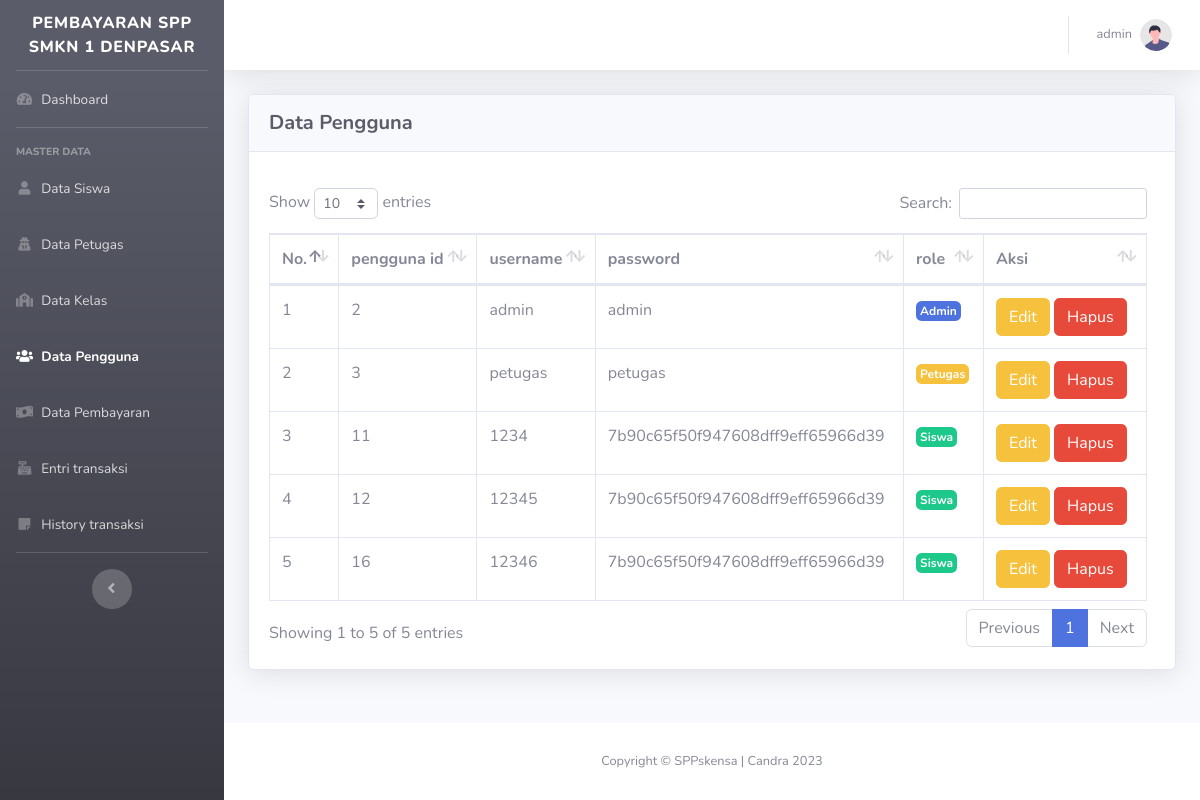
/public/pengguna (signed in), run on the app's committed database.
### tables this page shows
CREATE TABLE `pengguna` (
  `id` int(11) NOT NULL,
  `username` varchar(25) NOT NULL,
  `password` varchar(128) NOT NULL,
  `role` enum('admin','petugas','siswa') NOT NULL DEFAULT 'siswa'
);

### app/core/Controller.php (called while the page is built, shortened)
<?php
class Controller
{
   public function view($view, $data = [])
   {
      require_once("../app/views/" . $view . ".php");
   }
   public function model($model)
   {
      return new $model;
   }
}

### app/controllers/Pengguna.php (called while the page is built, shortened)
<?php
class Pengguna extends Controller
{
   public function index()
   {
      $data = [
         'title' => "Halaman Manajemen Pengguna",
         'role' => $_SESSION['role'],
         'user' => $this->model("Pengguna_model")->getUserLogin($_SESSION['userId']),
         'datapengguna' => $this->model("Pengguna_model")->getAllPengguna()
      ];
      $this->view("templates/sidebar", $data);
      $this->view("pengguna/index", $data);
   }
}

### app/core/App.php (called while the page is built, shortened)
<?php
class App
{
   private $method = "index";
   private $params = [];
   public function __construct()
   {
      $this->controller = new $this->controller;
      call_user_func_array([$this->controller, $this->method], $this->params);
   }
}

### public/index.php (called while the page is built, shortened)
<?php
$new = new App();

### app/helpers/functions.php (called while the page is built, shortened)
<?php
function parseUrl()
{
   if (isset($_GET['url'])) {
      $url = rtrim($_GET['url'], "/");
      $url = filter_var($url, FILTER_SANITIZE_URL);
      $url = explode("/", $url);
      return $url[0];
   } else {
      return "dashboard";
   }
}
function currentUrl($url)
{
   if ($url == parseUrl()) {
      return true;
   } else {
      return false;
   }
}

### app/core/Database.php (called while the page is built, shortened)
<?php
class Database
{
   private $dbhost = "localhost",
      $dbname = "spp_ukk",
      $dbusername = "root",
      $dbpassword = "";
   private $dbh;
   private $stmt;
   public function __construct()
   {
      $dsn = "mysql:host=" . $this->dbhost . ";dbname=" . $this->dbname;
      try {
         $this->dbh = new PDO($dsn, $this->dbusername, $this->dbpassword);
      } catch (Exception $e) {
         die($e->getMessage());
      }
   }
   public function query($query)
   {
      $this->stmt = $this->dbh->prepare($query);
   }
   public function bind($param, $value, $type = null)
   {
      if (is_null($type)) {
         switch (true) {
            case is_int($value):
               $type = PDO::PARAM_INT;
               break;
         }
      }
      $this->stmt->bindValue($param, $value, $type);
   }
   public function execute()
   {
      $this->stmt->execute();
   }
   public function resultAll()
   {
      $this->stmt->execute();
      return $this->stmt->fetchAll(PDO::FETCH_ASSOC);
   }
   public function resultSingle()
   {
      $this->execute();
      return $this->stmt->fetch(PDO::FETCH_ASSOC);
   }
}

### app/models/Pengguna_model.php (called while the page is built, shortened)
<?php
class Pengguna_model
{
   private $db;
   public function __construct()
   {
      $this->db = new Database();
   }
   public function getUserLogin($id)
   {
      $this->db->query("SELECT * FROM pengguna WHERE id=:id");
      $this->db->bind("id", $id);
      return $this->db->resultSingle();
   }
   public function getAllPengguna()
   {
      $this->db->query("SELECT * FROM pengguna");
      return $this->db->resultAll();
   }
}

### app/views/pengguna/index.php (the view, shortened to what this page needs)
<div class="container-fluid">
   <div class="card shadow mb-4">
      <div class="card-header py-3 d-flex flex-row">
         <h5 class="m-0 mr-auto font-weight-bold text-dark">Data Pengguna</h5>
      </div>
      <div class="card-body">
         <div class="table-responsive pt-3 pr-2">
            <table class="table table-bordered" id="dataTable" width="100%" cellspacing="0">
               <thead>
                  <tr>
                     <th>No.</th>
                     <th>pengguna id</th>
                     <th>username</th>
                     <th>password</th>
                     <th>role</th>
                     <th width="120">Aksi</th>
                  </tr>
               </thead>
               <tbody>
                  <?php
                  $i = 0;
                  foreach ($data['datapengguna'] as $pengguna) { ?>
                     <tr>
                        <td><?= ++$i ?></td>
                        <td><?= $pengguna['id'] ?></td>
                        <td><?= $pengguna['username'] ?></td>
                        <td><?= $pengguna['password'] ?></td>
                        <td>
                           <?php if ($pengguna['role'] == "siswa") { ?>
                              <span class="text-capitalize p-1 badge badge-success"><?= $pengguna['role'] ?></span>
                           <?php } ?>
                           <?php if ($pengguna['role'] == "petugas") { ?>
                              <span class="text-capitalize p-1 badge badge-warning"><?= $pengguna['role'] ?></span>
                           <?php } ?>
                           <?php if ($pengguna['role'] == "admin") { ?>
                              <span class="text-capitalize p-1 badge badge-primary"><?= $pengguna['role'] ?></span>
                           <?php } ?>
                        </td>
                        <td>
                           <a href="<?php BASE_URL ?>pengguna/editpengguna/<?= $pengguna['id'] ?>" class="btn btn-warning">Edit</a>
                           <a href="<?php BASE_URL ?>pengguna/deletepengguna/<?= $pengguna['id'] ?>" class="btn btn-danger" onclick="return confirm('apakah anda yakin ingin menghapus data ini')">Hapus</a>
                        </td>
                     </tr>
                  <?php } ?>
               </tbody>
            </table>
         </div>
      </div>
   </div>
</div>
</div>
<footer class="sticky-footer bg-white">
   <div class="container my-auto">
      <div class="copyright text-center my-auto">
      <span>Copyright &copy; SPPskensa | Candra 2023</span>
      </div>
   </div>
</footer>
</div>
</div>

### app/views/templates/sidebar.php (shortened to what this page needs)
<body id="page-top">
   <div id="wrapper">
      <ul class="navbar-nav bg-gradient-dark sidebar sidebar-dark accordion" id="accordionSidebar">
         <a class="sidebar-brand d-flex align-items-center justify-content-center" href="index.html">
            <div class="sidebar-brand-text mx-6">PEMBAYARAN SPP SMKN 1 DENPASAR</div>
         </a>
         <hr class="sidebar-divider my-0">
         <li class="nav-item <?= currentUrl("dashboard") ? "active" : "" ?>">
            <a class="nav-link" href="<?= BASE_URL ?>">
               <i class="fas fa-fw fa-tachometer-alt"></i>
               <span>Dashboard</span></a>
         </li>
         <?php if ($data['role'] == "admin") { ?>
         <hr class="sidebar-divider">
         <div class="sidebar-heading" style="color: #eaeaea bold">MASTER DATA</div>
            <li class="nav-item <?= currentUrl("siswa") ? "active" : "" ?>">
               <a class="nav-link" href="<?= BASE_URL ?>siswa">
                  <i class="fas fa-fw fa-user"></i>
                  <span>Data Siswa</span></a>
            </li>
            <li class="nav-item <?= currentUrl("petugas") ? "active" : "" ?>">
               <a class="nav-link" href="<?= BASE_URL ?>petugas">
                  <i class="fas fa-fw fa-solid fa-user-secret"></i>
                  <span>Data Petugas</span></a>
            </li>
            <li class="nav-item <?= currentUrl("kelas") ? "active" : "" ?>">
               <a class="nav-link" href="<?= BASE_URL ?>kelas">
                  <i class="fas fa-fw fa-school"></i>
                  <span>Data Kelas</span></a>
            </li>
            <li class="nav-item <?= currentUrl("pengguna") ? "active" : "" ?>">
               <a class="nav-link" href="<?= BASE_URL ?>pengguna">
                  <i class="fas fa-fw fa-users"></i>
                  <span>Data Pengguna</span></a>
            </li>
            <li class="nav-item <?= currentUrl("pembayaran") ? "active" : "" ?>">
               <a class="nav-link" href="<?= BASE_URL ?>pembayaran">
                  <i class="fas fa-fw fa-money-bill-wave"></i>
                  <span>Data Pembayaran</span></a>
            </li>
            <li class="nav-item <?= currentUrl("entritransaksi") ? "active" : "" ?>">
               <a class="nav-link" href="<?= BASE_URL ?>entritransaksi">
                  <i class="fas fa-fw fa-solid fa-cash-register"></i>
                  <span>Entri transaksi</span></a>
            </li>
            <li class="nav-item <?= currentUrl("historytransaksi") ? "active" : "" ?>">
               <a class="nav-link" href="<?= BASE_URL ?>historytransaksi">
                  <i class="fas fa-fw fa-sticky-note"></i>
                  <span>History transaksi</span></a>
            </li>
         <?php } ?>
         <hr class="sidebar-divider d-none d-md-block">
         <div class="text-center d-none d-md-inline">
            <button class="rounded-circle border-0" id="sidebarToggle"></button>
         </div>
      </ul>
      <div id="content-wrapper" class="d-flex flex-column">
         <div id="content">
            <nav class="navbar navbar-expand navbar-light bg-white topbar mb-4 static-top shadow">
               <ul class="navbar-nav ml-auto">
                  <li class="nav-item dropdown no-arrow">
                     <a class="nav-link dropdown-toggle" href="#" id="userDropdown" role="button" data-toggle="dropdown" aria-haspopup="true" aria-expanded="false">
                        <span class="mr-2 d-none d-lg-inline text-gray-600 small"><?= $data['user']['username'] ?></span>
                        <img class="img-profile rounded-circle" src="<?= BASE_URL ?>assets/image/undraw_profile.svg">
                     </a>
                  </li>
               </ul>
            </nav>

### data on the page
pengguna: username "admin", id "2", password "admin", role "Admin"
pengguna: id "3", username "petugas", password "petugas", role "Petugas"
pengguna: id "11", username "1234", password "7b90c65f50f947608dff9eff65966d39", role "Siswa"
pengguna: id "12", username "12345", password "7b90c65f50f947608dff9eff65966d39", role "Siswa"
pengguna: id "16", username "12346", password "7b90c65f50f947608dff9eff65966d39", role "Siswa"
